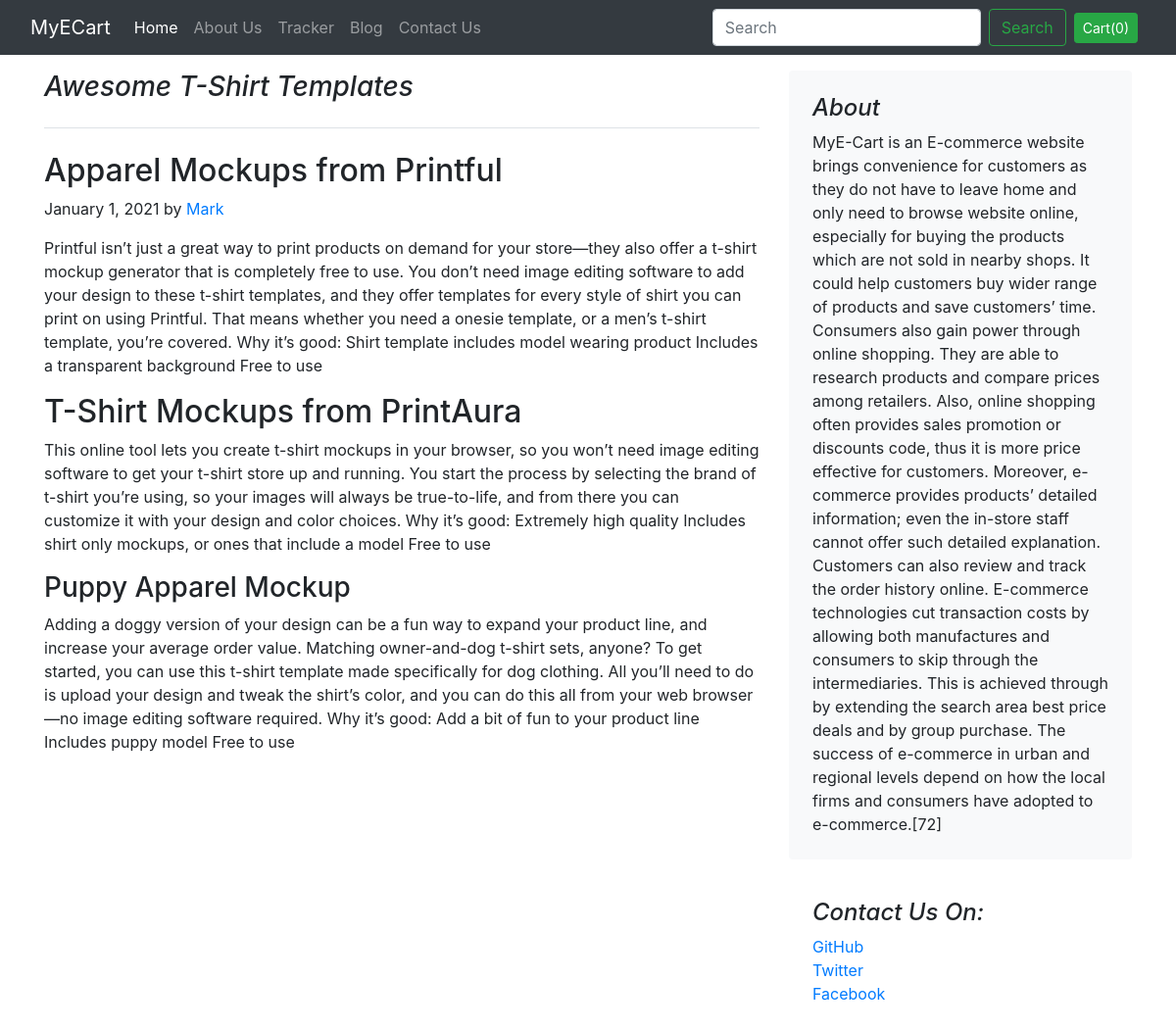
The page /blog/blogpost/6 on the database its author committed.
### blog/models.py (models this page shows)
class Blogpost(models.Model):
    post_id = models.AutoField(primary_key=True)
    title = models.CharField(max_length=50)
    head0=models.CharField(max_length=500,default="")
    chead0=models.CharField(max_length=5000,default="")
    head1=models.CharField(max_length=500,default="")
    chead1=models.CharField(max_length=5000,default="")
    head2=models.CharField(max_length=500,default="")
    chead2=models.CharField(max_length=5000,default="")
    pub_date = models.DateField()
    Thumbnail=models.ImageField(upload_to='shop/images',default="")
    def __str__(self):
        return self.title

### blog/views.py (the view)
# urls.py: path("blogpost/<int:id>",views.blogpost,name="blogPost")
def blogpost(request,id):
    post = Blogpost.objects.filter(post_id=id)[0]
    print(post)
    return render(request,'blog/blogpost.html',{'post':post})

### blog/templates/blog/blogpost.html (shortened to what this page needs)
{% extends 'blog/basic.html' %}
{% block body %}
<div class="container mt-3">
<div class="row g-5 my-4">
    <div class="col-md-8">
      <h3 class="pb-4 mb-4 fst-italic border-bottom">
      {{post.title}}
      </h3>
      <article class="blog-post">
        <h2 class="blog-post-title">{{post.head0}}</h2>
        <p class="blog-post-meta">January 1, 2021 by <a href="#">Mark</a></p>
        <p>{{post.chead0}}</p>
        <h2>{{post.head1}}</h2>
        <p>{{post.chead1}}</p>
        <h3>{{post.head2}}</h3>
        <p>{{post.chead2}}</p>
      </article>
    </div>
    <div class="col-md-4">
      <div class="position-sticky" style="top: 2rem;">
        <div class="p-4 mb-3 bg-light rounded">
          <h4 class="fst-italic">About</h4>
          <p class="mb-0">MyE-Cart is an E-commerce website brings convenience for customers as they do not have to leave home and only need to browse website online, especially for buying the products which are not sold in nearby shops. It could help customers buy wider range of products and save customers’ time. Consumers also gain power through online shopping. They are able to research products and compare prices among retailers. Also, online shopping often provides sales promotion or discounts code, thus it is more price effective for customers. Moreover, e-commerce provides products’ detailed information; even the in-store staff cannot offer such detailed explanation. Customers can also review and track the order history online.
E-commerce technologies cut transaction costs by allowing both manufactures and consumers to skip through the intermediaries. This is achieved through by extending the search area best price deals and by group purchase. The success of e-commerce in urban and regional levels depend on how the local firms and consumers have adopted to e-commerce.[72]
</div>
        <div class="p-4">
          <h4 class="fst-italic">Contact Us On:</h4>
          <ol class="list-unstyled">
            <li><a href="#">GitHub</a></li>
            <li><a href="#">Twitter</a></li>
            <li><a href="#">Facebook</a></li>
          </ol>
        </div>
      </div>
    </div>
  </div>
</div>
{% endblock %}

### rows shown on the page
Blogpost: title "Awesome T-Shirt Templates", head0 "Apparel Mockups from Printful", chead0 "Printful isn’t just a great way to print products on demand for your store—they also offer a t-shirt mockup generator that is completely free to use. You don’t need image editing software to add your design to these t-shirt templates, and they offer templates for every style of shirt you can print on using Printful. That means whether you need a onesie template, or a men’s t-shirt template, you’re covered. Why it’s good: Shirt template includes model wearing product Includes a transparent background Free to use", head1 "T-Shirt Mockups from PrintAura", chead1 "This online tool lets you create t-shirt mockups in your browser, so you won’t need image editing software to get your t-shirt store up and running. You start the process by selecting the brand of t-shirt you’re using, so your images will always be true-to-life, and from there you can customize it with your design and color choices. Why it’s good: Extremely high quality Includes shirt only mockups, or ones that include a model Free to use", head2 "Puppy Apparel Mockup", chead2 "Adding a doggy version of your design can be a fun way to expand your product line, and increase your average order value. Matching owner-and-dog t-shirt sets, anyone? To get started, you can use this t-shirt template made specifically for dog clothing. All you’ll need to do is upload your design and tweak the shirt’s color, and you can do this all from your web browser—no image editing software required. Why it’s good: Add a bit of fun to your product line Includes puppy model Free to use"
